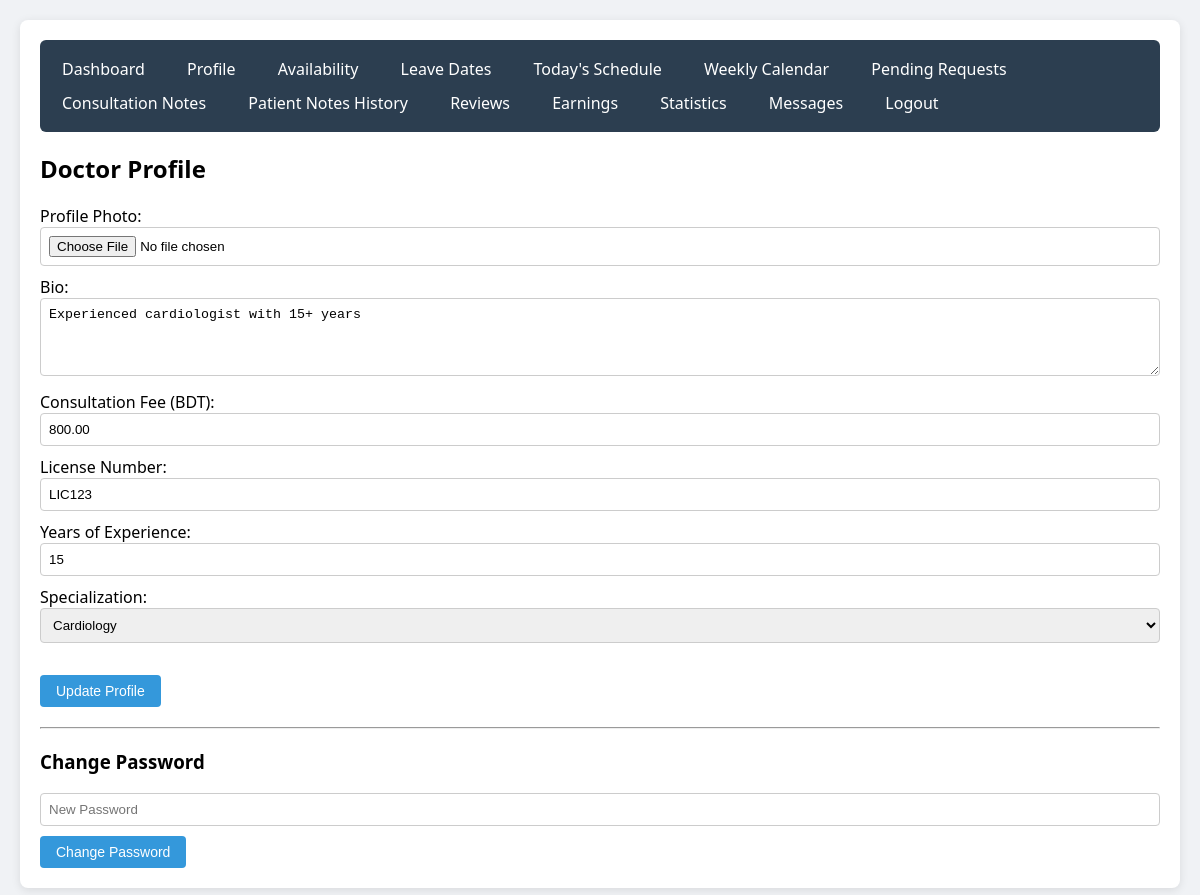
/Doctor/controllers/DoctorController.php?page=profile (signed in), run on the app's committed database.
### tables this page shows
CREATE TABLE `doctors` (
  `id` int(11) NOT NULL,
  `user_id` int(11) NOT NULL,
  `specialization_id` int(11) DEFAULT NULL,
  `bio` text DEFAULT NULL,
  `consultation_fee` decimal(10,2) DEFAULT 500.00,
  `photo_path` varchar(255) DEFAULT NULL,
  `license_number` varchar(100) DEFAULT NULL,
  `experience_years` int(11) DEFAULT 0,
  `is_approved` tinyint(1) DEFAULT 0
);

CREATE TABLE `specializations` (
  `id` int(11) NOT NULL,
  `name` varchar(100) NOT NULL,
  `description` text DEFAULT NULL
);

### Doctor/models/Doctor.php (called while the page is built, shortened)
<?php
require_once __DIR__ . '/../config/database.php';
class Doctor {
    private $conn;
    public function __construct() {
        $database = new Database();
        $this->conn = $database->getConnection();
    }
    public function getByUserId($user_id) {
        $stmt = $this->conn->prepare("SELECT * FROM doctors WHERE user_id = ?");
        $stmt->bind_param("i", $user_id);
        $stmt->execute();
        return $stmt->get_result()->fetch_assoc();
    }
    public function getSpecializations() {
        $result = $this->conn->query("SELECT * FROM specializations ORDER BY name");
        $specs = [];
        while($row = $result->fetch_assoc()) $specs[] = $row;
        return $specs;
    }
}
?>

### Doctor/config/database.php (called while the page is built, shortened)
<?php
class Database {
    private $host = "localhost";
    private $db_name = "hospital_db";
    private $username = "root";
    private $password = "";
    public function getConnection() {
        $this->conn = null;
        try {
            $this->conn = new mysqli($this->host, $this->username, $this->password, $this->db_name);
            $this->conn->set_charset("utf8mb4");
        } catch(Exception $e) {
            die("Connection error: " . $e->getMessage());
        }
        return $this->conn;
    }
}
?>

### Doctor/views/doctor/profile.php (the view, shortened to what this page needs)
<h2>Doctor Profile</h2>
<form method="post" enctype="multipart/form-data">
    <label>Profile Photo:</label> <input type="file" name="photo"><br>
    <label>Bio:</label><br>
    <textarea name="bio" rows="4" cols="50"><?php echo htmlspecialchars($doctor_data['bio']); ?></textarea><br>
    <label>Consultation Fee (BDT):</label> <input type="number" name="consultation_fee" value="<?php echo $doctor_data['consultation_fee']; ?>" step="50"><br>
    <label>License Number:</label> <input type="text" name="license_number" value="<?php echo htmlspecialchars($doctor_data['license_number']); ?>"><br>
    <label>Years of Experience:</label> <input type="number" name="experience_years" value="<?php echo $doctor_data['experience_years']; ?>"><br>
    <label>Specialization:</label>
    <select name="specialization_id">
        <?php foreach ($specializations as $spec): ?>
            <option value="<?php echo $spec['id']; ?>" <?php echo ($doctor_data['specialization_id'] == $spec['id']) ? 'selected' : ''; ?>>
                <?php echo htmlspecialchars($spec['name']); ?>
            </option>
        <?php endforeach; ?>
    </select><br><br>
    <button type="submit" name="update_profile">Update Profile</button>
</form>
<hr>
<h3>Change Password</h3>
<form method="post">
    <input type="password" name="new_password" placeholder="New Password" required>
    <button type="submit" name="change_password">Change Password</button>
</form>

### Doctor/assets/css/style.css (style rules this page uses)
body { font-family: 'Segoe UI', Tahoma, Geneva, Verdana, sans-serif; background: #f0f2f5; margin: 0; padding: 20px; }
input, select, textarea { padding: 8px; border: 1px solid #ccc; border-radius: 4px; width: 100%; box-sizing: border-box; margin-bottom: 10px; }
button, input[type="submit"] { background: #3498db; color: white; border: none; padding: 8px 16px; cursor: pointer; border-radius: 4px; font-size: 14px; }
hr { margin: 20px 0; }

### data on the page
doctors: bio "Experienced cardiologist with 15+ years", consultation_fee "800.00", license_number "LIC123", experience_years "15", specialization_id "Cardiology"
